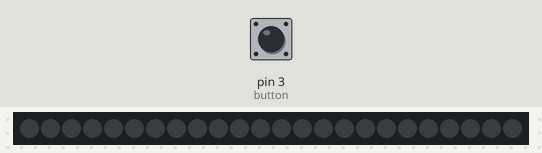
This sketch was run on a simulated Arduino Uno, built with avr-gcc and run on an emulated ATmega328P. Shown: 24 RGB LEDs in strip order, left to right. Inputs (shaded band) come from the test bench; at power-on: pin 3 (button) HIGH.

Above: at 1.2 s.
1.3 s: pin 3 (button) pulled LOW for 0.15 s
2.0 s: pin 3 (button) pulled LOW for 1 s
At 3.48 s:
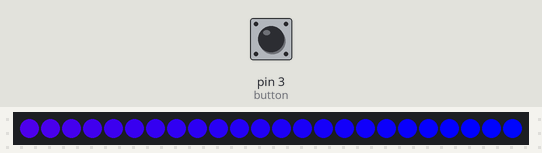
3.6 s: pin 3 (button) pulled LOW for 3.2 s
At 7.8 s:
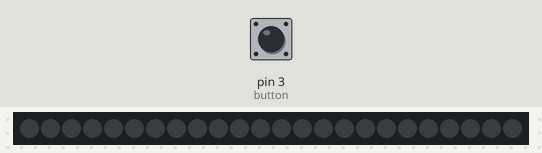
8.3 s: pin 3 (button) pulled LOW for 0.15 s
9.0 s: pin 3 (button) pulled LOW for 0.15 s
At 9.61 s:
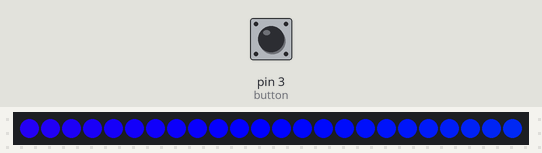
9.7 s: pin 3 (button) pulsed LOW 5 times (0.12 s each, 0.3 s apart)
At 10.54 s:
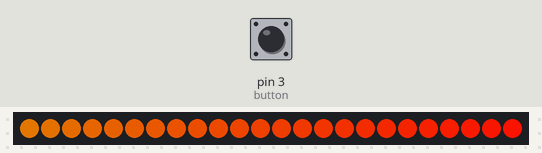

The sketch:

gbhouse.ino
```cpp
#include <Adafruit_NeoPixel.h>
#include <Button.h>

// Button to toggle lights state OFF/SLOW/FAST
// Connect button between pin 3 and GND
Button button(3);

// Which pin on the Arduino is connected to the NeoPixels?
#define PIN                   2

// Num neopixels attached to the Arduino
#define NUMPIXELS             24


const int NUM_INTERVAL_OPTIONS = 3;
//-1 options means off
int updateIntervals[NUM_INTERVAL_OPTIONS] = {-1,50,1};
int updateIntervalIndex = 0; //loops first time

int tick = 0; //loops between 8-bit colors 0 - 255
bool lightsOn = false;

// When we setup the NeoPixel library, we tell it how many pixels, and which pin to use to send signals.
Adafruit_NeoPixel pixels = Adafruit_NeoPixel(NUMPIXELS, PIN, NEO_GRB + NEO_KHZ800);

void setup() {
  pixels.begin();
  button.begin();

  while (!Serial) { };
  Serial.begin(9600);

  renderLightsOff();
}

void loop() {
  if (button.released()) {
    updateIntervalIndex++;
    if (updateIntervalIndex >= NUM_INTERVAL_OPTIONS) {
      updateIntervalIndex = 0;
      lightsOn = false;
      renderLightsOff();
    } else {
      lightsOn = true;
    }
  }

  if (lightsOn) {
    lightsRenderLoop();
    delay(updateIntervals[updateIntervalIndex]);
  }
}

void lightsRenderLoop() {
  if (tick >= 256) {
    tick = 0;
  }
  for(uint16_t i=0; i<pixels.numPixels(); i++) {
    pixels.setPixelColor(i, Wheel((i*1+tick)));
  }
  pixels.show();
  tick++;
}

void renderLightsOff() {
  for(uint16_t i=0; i<pixels.numPixels(); i++) {
    pixels.setPixelColor(i, pixels.Color(0,0,0));
  }
  pixels.show();
}

// Input a value 0 to 255 to get a color value.
// The colours are a transition r - g - b - back to r.
uint32_t Wheel(byte WheelPos) {
  if(WheelPos < 85) {
    return pixels.Color(WheelPos * 3, 255 - WheelPos * 3, 0);
  } else if(WheelPos < 170) {
    WheelPos -= 85;
    return pixels.Color(255 - WheelPos * 3, 0, WheelPos * 3);
  } else {
    WheelPos -= 170;
    return pixels.Color(0, WheelPos * 3, 255 - WheelPos * 3);
  }
}
```

Measured:
- after the input at 3.6 s, the LEDs: first differ from a run without the input after 3.2 s (image 2)
- after the input at 9.7 s, the LEDs: first differ from a run without the input after 0.12 s (image 4 shows a later state)
